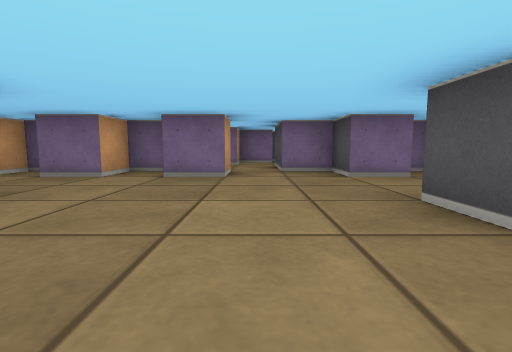
View 1 (above)

16 first-person views from a walk through a cub3D ray-caster map. The camera is about half as high as the walls, tilts 6° down and sees 85° across. The floor is counted in squares. Each view is taken from the middle of a square. On the plan, view 1 faces up. The plan holds only what a view shows up to about 9 squares ahead; the rest is blank. The place goes on beyond the plan.

View 2
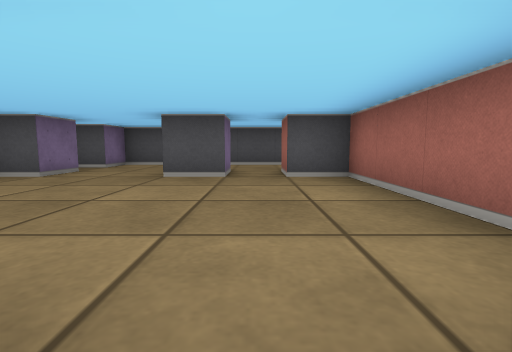

View 3
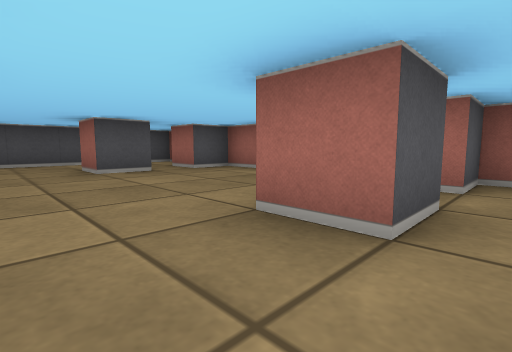

View 4
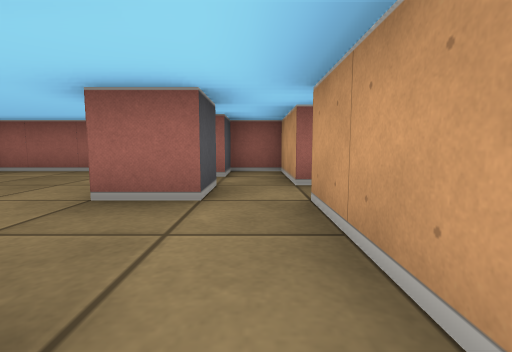

View 5
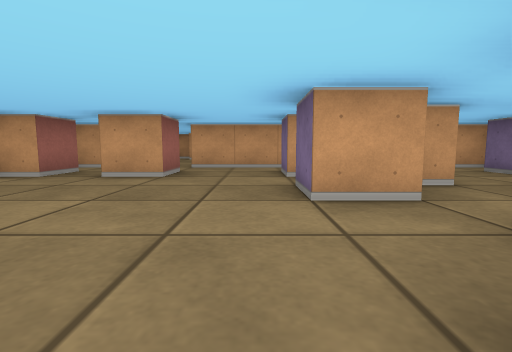

View 6
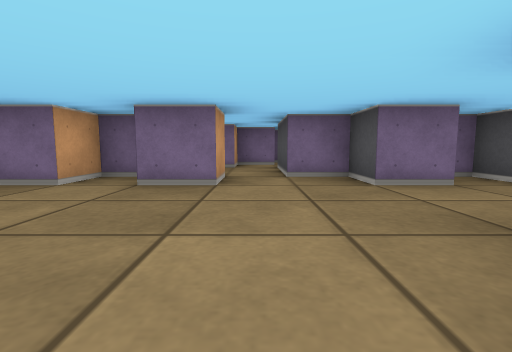

View 7
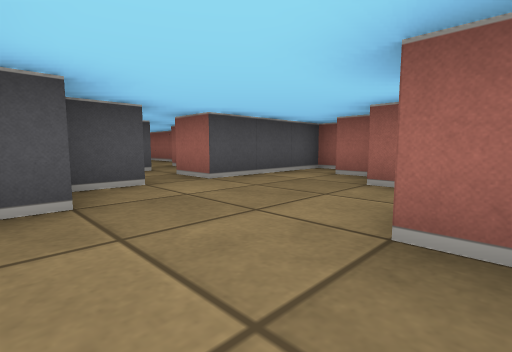

View 8
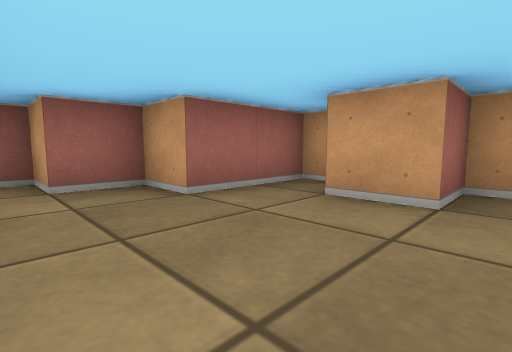

View 9
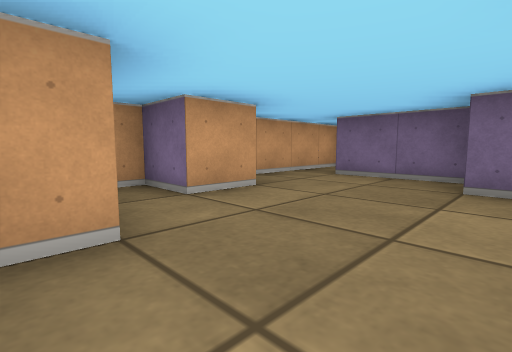

View 10
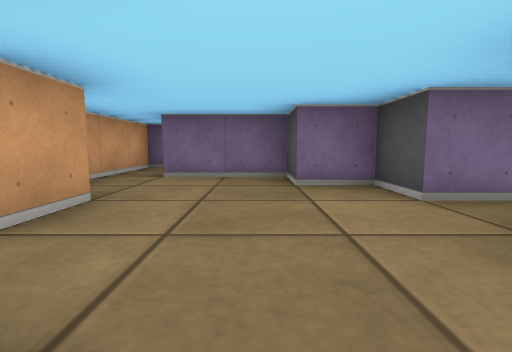

View 11
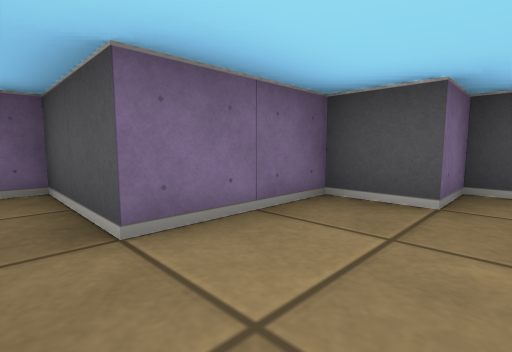

View 12
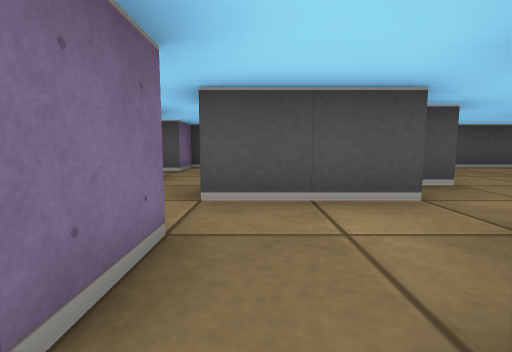

View 13
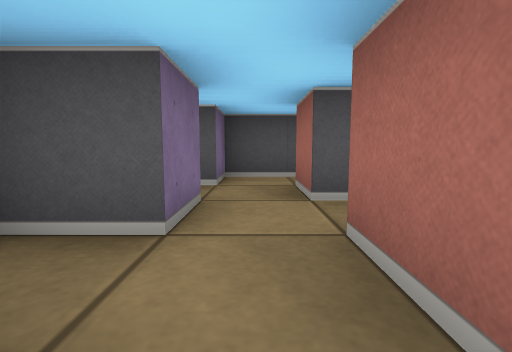

View 14
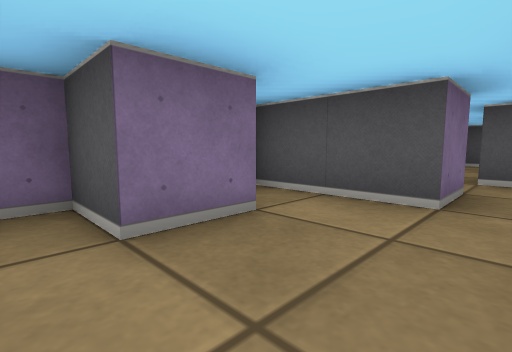

View 15
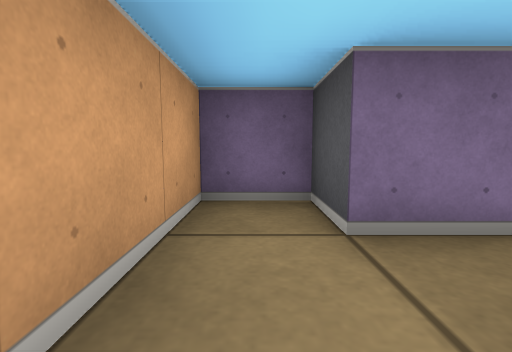

View 16
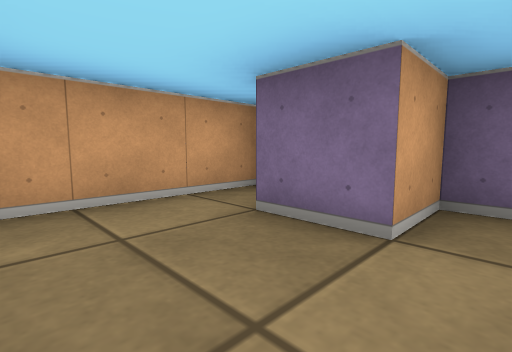

### Floor plan
Ten units are one square. View 1 is at (0, 0); x grows to the right and y downward. Boxes are objects, and circles mark ways between rooms. Rooms are numbered by the first view taken in them; rooms with no view inside come last. Other rooms are left out.
<svg viewBox="-100 -100 150 120">
<path fill="none" stroke="#000" d="M-5 -56 -5 -45 -15 -45M25 -15 15 -15 15 -25 25 -25M26 -45 15 -45 15 -55 5 -55 5 -75M-18 -55 -25 -55 -25 -45 -35 -45M-15 5 15 5 15 -5 25 -5M-35 -14 -35 -25 -25 -25 -25 -15M-15 -66 -15 -60M-45 -15 -45 5 -35 5 -35 -5 -25 -5 -25 2M-45 -55 -45 -25M45 4 45 -45 35 -45 35 -55 30 -55M-45 -25 -55 -25 -55 -35 -65 -35 -65 -45 -85 -45 -85 -65 -95 -65 -95 -25 -85 -25 -85 -15 -95 -15 -95 -5 -75 -5 -75 5 -65 5 -65 15 -55 15 -55 -15 -45 -15M-20 -95 -25 -95 -25 -85 -35 -85 -35 -95 -45 -95 -45 -70M-5 -75 -15 -75 -15 -95M25 -75 35 -75M25 -85 15 -85 15 -95M6 -85 -5 -85 -5 -75M5 -75 15 -75M45 -72 45 -85 35 -85 35 -89"/>
<circle cx="-50" cy="-20" r="3" fill="#2a7"/>
<circle cx="-10" cy="-70" r="3" fill="#2a7"/>
<circle cx="0" cy="-70" r="3" fill="#2a7"/>
<text x="0" y="-30">1</text>
<text x="-70" y="-20">2</text>
<text x="-30" y="-80">3</text>
<text x="20" y="-80">4</text>
</svg>
Room 1 opens to room 2. Room 1 opens to room 3. Room 1 opens to room 4.

Where each view was taken, in squares from view 1:
view 1: 0 up, 0 right, facing up
view 2: 1 up, 3 left, facing right
view 3: 4 up, 4 left, facing down-right
view 4: 5 up, 4 left, facing down
view 5: 4 up, 2 right, facing left
view 6: 1 up, 0 right, facing up
view 7: 4 up, 9 left, facing down-right
view 8: 3 up, 6 left, facing down-left
view 9: 0 up, 6 left, facing up-left
view 10: 0 up, 7 left, facing up
view 11: 3 up, 9 left, facing up-right
view 12: 7 up, 2 left, facing right
view 13: 8 up, 0 right, facing right
view 14: 7 up, 4 left, facing up-right
view 15: 7 up, 4 left, facing up
view 16: 7 up, 2 left, facing up-left
